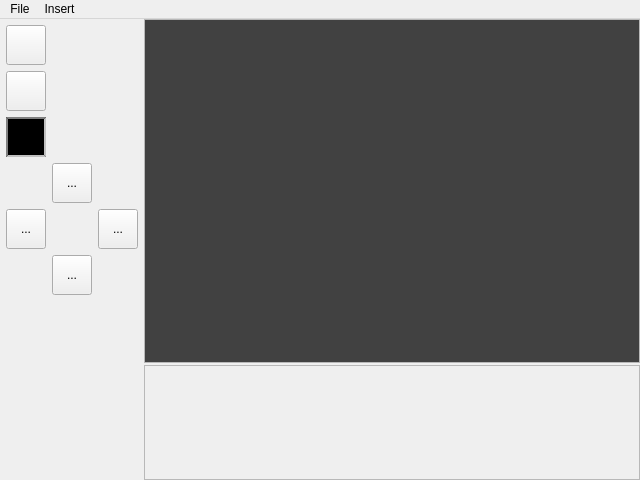
<?xml version="1.0" encoding="UTF-8"?>
<ui version="4.0">
 <class>MainWindow</class>
 <widget class="QMainWindow" name="MainWindow">
  <property name="windowModality">
   <enum>Qt::NonModal</enum>
  </property>
  <property name="geometry">
   <rect>
    <x>0</x>
    <y>0</y>
    <width>640</width>
    <height>480</height>
   </rect>
  </property>
  <property name="minimumSize">
   <size>
    <width>640</width>
    <height>480</height>
   </size>
  </property>
  <property name="windowTitle">
   <string>MainWindow</string>
  </property>
  <widget class="QWidget" name="centralWidget">
   <property name="sizePolicy">
    <sizepolicy hsizetype="Preferred" vsizetype="Preferred">
     <horstretch>0</horstretch>
     <verstretch>0</verstretch>
    </sizepolicy>
   </property>
   <layout class="QGridLayout" name="gridLayout" rowstretch="3,1" columnstretch="0,0">
    <property name="leftMargin">
     <number>0</number>
    </property>
    <property name="topMargin">
     <number>0</number>
    </property>
    <property name="rightMargin">
     <number>0</number>
    </property>
    <property name="bottomMargin">
     <number>0</number>
    </property>
    <property name="horizontalSpacing">
     <number>0</number>
    </property>
    <property name="verticalSpacing">
     <number>2</number>
    </property>
    <item row="1" column="1">
     <widget class="QScrollArea" name="timelineScroll">
      <property name="minimumSize">
       <size>
        <width>0</width>
        <height>0</height>
       </size>
      </property>
      <property name="maximumSize">
       <size>
        <width>16777215</width>
        <height>170</height>
       </size>
      </property>
      <property name="verticalScrollBarPolicy">
       <enum>Qt::ScrollBarAlwaysOff</enum>
      </property>
      <property name="horizontalScrollBarPolicy">
       <enum>Qt::ScrollBarAsNeeded</enum>
      </property>
      <property name="widgetResizable">
       <bool>true</bool>
      </property>
      <widget class="QWidget" name="timelineArea">
       <property name="geometry">
        <rect>
         <x>0</x>
         <y>0</y>
         <width>492</width>
         <height>111</height>
        </rect>
       </property>
       <layout class="QHBoxLayout" name="horizontalLayout_2">
        <item>
         <layout class="QHBoxLayout" name="timeline"/>
        </item>
       </layout>
      </widget>
     </widget>
    </item>
    <item row="0" column="1">
     <widget class="QScrollArea" name="canvasView">
      <property name="widgetResizable">
       <bool>true</bool>
      </property>
      <widget class="QWidget" name="canvasArea">
       <property name="geometry">
        <rect>
         <x>0</x>
         <y>0</y>
         <width>492</width>
         <height>337</height>
        </rect>
       </property>
       <property name="styleSheet">
        <string notr="true">background-color: rgb(65, 65, 65);</string>
       </property>
       <layout class="QGridLayout" name="gridLayout_2">
        <property name="leftMargin">
         <number>6</number>
        </property>
        <property name="topMargin">
         <number>6</number>
        </property>
        <property name="rightMargin">
         <number>6</number>
        </property>
        <property name="bottomMargin">
         <number>6</number>
        </property>
        <property name="spacing">
         <number>0</number>
        </property>
        <item row="0" column="1">
         <layout class="QGridLayout" name="canvas">
          <property name="spacing">
           <number>1</number>
          </property>
         </layout>
        </item>
       </layout>
      </widget>
     </widget>
    </item>
    <item row="0" column="0">
     <layout class="QGridLayout" name="gridLayout_3">
      <property name="sizeConstraint">
       <enum>QLayout::SetDefaultConstraint</enum>
      </property>
      <property name="leftMargin">
       <number>6</number>
      </property>
      <property name="topMargin">
       <number>6</number>
      </property>
      <property name="rightMargin">
       <number>6</number>
      </property>
      <item row="0" column="0">
       <widget class="QToolButton" name="toolButton_4">
        <property name="minimumSize">
         <size>
          <width>40</width>
          <height>40</height>
         </size>
        </property>
        <property name="maximumSize">
         <size>
          <width>40</width>
          <height>40</height>
         </size>
        </property>
        <property name="text">
         <string/>
        </property>
       </widget>
      </item>
      <item row="1" column="0">
       <widget class="QToolButton" name="toolButton_3">
        <property name="minimumSize">
         <size>
          <width>40</width>
          <height>40</height>
         </size>
        </property>
        <property name="maximumSize">
         <size>
          <width>40</width>
          <height>40</height>
         </size>
        </property>
        <property name="text">
         <string/>
        </property>
       </widget>
      </item>
      <item row="6" column="0">
       <spacer name="verticalSpacer">
        <property name="orientation">
         <enum>Qt::Vertical</enum>
        </property>
        <property name="sizeHint" stdset="0">
         <size>
          <width>20</width>
          <height>40</height>
         </size>
        </property>
       </spacer>
      </item>
      <item row="2" column="0">
       <widget class="QToolButton" name="toolColor">
        <property name="minimumSize">
         <size>
          <width>40</width>
          <height>40</height>
         </size>
        </property>
        <property name="maximumSize">
         <size>
          <width>40</width>
          <height>40</height>
         </size>
        </property>
        <property name="styleSheet">
         <string notr="true">background-color: black;
 border: 2px inset grey;</string>
        </property>
        <property name="text">
         <string/>
        </property>
       </widget>
      </item>
      <item row="4" column="0">
       <widget class="QToolButton" name="buttonLeft">
        <property name="minimumSize">
         <size>
          <width>40</width>
          <height>40</height>
         </size>
        </property>
        <property name="text">
         <string>...</string>
        </property>
       </widget>
      </item>
      <item row="3" column="1">
       <widget class="QToolButton" name="buttonUp">
        <property name="minimumSize">
         <size>
          <width>40</width>
          <height>40</height>
         </size>
        </property>
        <property name="text">
         <string>...</string>
        </property>
       </widget>
      </item>
      <item row="4" column="2">
       <widget class="QToolButton" name="buttonRight">
        <property name="minimumSize">
         <size>
          <width>40</width>
          <height>40</height>
         </size>
        </property>
        <property name="text">
         <string>...</string>
        </property>
       </widget>
      </item>
      <item row="5" column="1">
       <widget class="QToolButton" name="buttonDown">
        <property name="minimumSize">
         <size>
          <width>40</width>
          <height>40</height>
         </size>
        </property>
        <property name="text">
         <string>...</string>
        </property>
       </widget>
      </item>
     </layout>
    </item>
   </layout>
  </widget>
  <widget class="QMenuBar" name="menuBar">
   <property name="geometry">
    <rect>
     <x>0</x>
     <y>0</y>
     <width>640</width>
     <height>26</height>
    </rect>
   </property>
   <widget class="QMenu" name="menuFile">
    <property name="title">
     <string>File</string>
    </property>
    <addaction name="actionMenuOpen"/>
    <addaction name="actionMenuNew"/>
    <addaction name="actionMenuSave"/>
    <addaction name="separator"/>
    <addaction name="actionMenuExit"/>
   </widget>
   <widget class="QMenu" name="menuInsert">
    <property name="title">
     <string>Insert</string>
    </property>
    <addaction name="actionNew_Frame"/>
   </widget>
   <addaction name="menuFile"/>
   <addaction name="menuInsert"/>
  </widget>
  <action name="actionMenuOpen">
   <property name="text">
    <string>Open</string>
   </property>
   <property name="toolTip">
    <string>Opens a saved project.</string>
   </property>
   <property name="shortcut">
    <string>Ctrl+O</string>
   </property>
  </action>
  <action name="actionMenuNew">
   <property name="text">
    <string>New</string>
   </property>
   <property name="toolTip">
    <string>Creates a project.</string>
   </property>
   <property name="shortcut">
    <string>Ctrl+N</string>
   </property>
  </action>
  <action name="actionMenuSave">
   <property name="text">
    <string>Save</string>
   </property>
   <property name="toolTip">
    <string>Saves the current project.</string>
   </property>
   <property name="shortcut">
    <string>Ctrl+S</string>
   </property>
  </action>
  <action name="actionMenuExit">
   <property name="text">
    <string>Exit</string>
   </property>
   <property name="toolTip">
    <string>Closes the application.</string>
   </property>
  </action>
  <action name="actionNew_Frame">
   <property name="text">
    <string>New Frame</string>
   </property>
  </action>
 </widget>
 <layoutdefault spacing="6" margin="11"/>
 <resources/>
 <connections>
  <connection>
   <sender>actionMenuExit</sender>
   <signal>triggered()</signal>
   <receiver>MainWindow</receiver>
   <slot>close()</slot>
   <hints>
    <hint type="sourcelabel">
     <x>-1</x>
     <y>-1</y>
    </hint>
    <hint type="destinationlabel">
     <x>319</x>
     <y>239</y>
    </hint>
   </hints>
  </connection>
  <connection>
   <sender>actionMenuOpen</sender>
   <signal>triggered()</signal>
   <receiver>MainWindow</receiver>
   <slot>openFile()</slot>
   <hints>
    <hint type="sourcelabel">
     <x>-1</x>
     <y>-1</y>
    </hint>
    <hint type="destinationlabel">
     <x>319</x>
     <y>239</y>
    </hint>
   </hints>
  </connection>
  <connection>
   <sender>actionMenuNew</sender>
   <signal>triggered()</signal>
   <receiver>MainWindow</receiver>
   <slot>newFile()</slot>
   <hints>
    <hint type="sourcelabel">
     <x>-1</x>
     <y>-1</y>
    </hint>
    <hint type="destinationlabel">
     <x>319</x>
     <y>239</y>
    </hint>
   </hints>
  </connection>
  <connection>
   <sender>actionMenuSave</sender>
   <signal>triggered()</signal>
   <receiver>MainWindow</receiver>
   <slot>saveFile()</slot>
   <hints>
    <hint type="sourcelabel">
     <x>-1</x>
     <y>-1</y>
    </hint>
    <hint type="destinationlabel">
     <x>319</x>
     <y>239</y>
    </hint>
   </hints>
  </connection>
  <connection>
   <sender>toolColor</sender>
   <signal>clicked()</signal>
   <receiver>MainWindow</receiver>
   <slot>setDrawColor()</slot>
   <hints>
    <hint type="sourcelabel">
     <x>32</x>
     <y>165</y>
    </hint>
    <hint type="destinationlabel">
     <x>-96</x>
     <y>-36</y>
    </hint>
   </hints>
  </connection>
  <connection>
   <sender>actionNew_Frame</sender>
   <signal>triggered()</signal>
   <receiver>MainWindow</receiver>
   <slot>newCanvas()</slot>
   <hints>
    <hint type="sourcelabel">
     <x>-1</x>
     <y>-1</y>
    </hint>
    <hint type="destinationlabel">
     <x>319</x>
     <y>239</y>
    </hint>
   </hints>
  </connection>
  <connection>
   <sender>buttonUp</sender>
   <signal>clicked()</signal>
   <receiver>MainWindow</receiver>
   <slot>boxShiftUp()</slot>
   <hints>
    <hint type="sourcelabel">
     <x>69</x>
     <y>196</y>
    </hint>
    <hint type="destinationlabel">
     <x>319</x>
     <y>239</y>
    </hint>
   </hints>
  </connection>
  <connection>
   <sender>buttonLeft</sender>
   <signal>clicked()</signal>
   <receiver>MainWindow</receiver>
   <slot>boxShiftLeft()</slot>
   <hints>
    <hint type="sourcelabel">
     <x>25</x>
     <y>239</y>
    </hint>
    <hint type="destinationlabel">
     <x>319</x>
     <y>239</y>
    </hint>
   </hints>
  </connection>
  <connection>
   <sender>buttonRight</sender>
   <signal>clicked()</signal>
   <receiver>MainWindow</receiver>
   <slot>boxShiftRight()</slot>
   <hints>
    <hint type="sourcelabel">
     <x>119</x>
     <y>239</y>
    </hint>
    <hint type="destinationlabel">
     <x>319</x>
     <y>239</y>
    </hint>
   </hints>
  </connection>
  <connection>
   <sender>buttonDown</sender>
   <signal>clicked()</signal>
   <receiver>MainWindow</receiver>
   <slot>boxShiftDown()</slot>
   <hints>
    <hint type="sourcelabel">
     <x>72</x>
     <y>286</y>
    </hint>
    <hint type="destinationlabel">
     <x>319</x>
     <y>239</y>
    </hint>
   </hints>
  </connection>
 </connections>
 <slots>
  <slot>openFile()</slot>
  <slot>saveFile()</slot>
  <slot>newFile()</slot>
  <slot>setDrawColor()</slot>
  <slot>insertCanvas()</slot>
  <slot>boxShiftUp()</slot>
  <slot>boxShiftLeft()</slot>
  <slot>boxShiftRight()</slot>
  <slot>boxShiftDown()</slot>
 </slots>
</ui>
